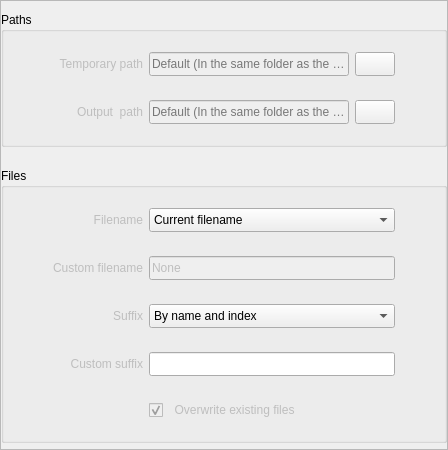
              <widget class="QWidget" name="tab_1">
               <attribute name="title">
                <string>General</string>
               </attribute>
               <layout class="QGridLayout" name="gridLayout">
                <property name="leftMargin">
                 <number>0</number>
                </property>
                <property name="topMargin">
                 <number>0</number>
                </property>
                <property name="rightMargin">
                 <number>0</number>
                </property>
                <property name="bottomMargin">
                 <number>0</number>
                </property>
                <property name="spacing">
                 <number>0</number>
                </property>
                <item row="0" column="0">
                 <widget class="QFrame" name="frameAltTab_1">
                  <property name="frameShape">
                   <enum>QFrame::Shape::StyledPanel</enum>
                  </property>
                  <property name="frameShadow">
                   <enum>QFrame::Shadow::Raised</enum>
                  </property>
                  <layout class="QGridLayout" name="gridLayout_9">
                   <property name="leftMargin">
                    <number>0</number>
                   </property>
                   <property name="topMargin">
                    <number>11</number>
                   </property>
                   <property name="rightMargin">
                    <number>0</number>
                   </property>
                   <property name="bottomMargin">
                    <number>0</number>
                   </property>
                   <property name="verticalSpacing">
                    <number>3</number>
                   </property>
                   <item row="3" column="0">
                    <widget class="QGroupBox" name="groupBoxSettings_2">
                     <property name="title">
                      <string>Files</string>
                     </property>
                     <layout class="QGridLayout" name="gridLayout_15">
                      <property name="topMargin">
                       <number>20</number>
                      </property>
                      <property name="bottomMargin">
                       <number>20</number>
                      </property>
                      <item row="0" column="0">
                       <layout class="QGridLayout" name="gridLayout_14">
                        <property name="leftMargin">
                         <number>0</number>
                        </property>
                        <property name="rightMargin">
                         <number>0</number>
                        </property>
                        <item row="8" column="3">
                         <widget class="QLineEdit" name="lineEditSuffix">
                          <property name="minimumSize">
                           <size>
                            <width>246</width>
                            <height>24</height>
                           </size>
                          </property>
                          <property name="maximumSize">
                           <size>
                            <width>246</width>
                            <height>30</height>
                           </size>
                          </property>
                         </widget>
                        </item>
                        <item row="6" column="1" colspan="2">
                         <widget class="QLabel" name="label_suffixType">
                          <property name="enabled">
                           <bool>false</bool>
                          </property>
                          <property name="text">
                           <string>  Suffix</string>
                          </property>
                          <property name="alignment">
                           <set>Qt::AlignmentFlag::AlignRight|Qt::AlignmentFlag::AlignTrailing|Qt::AlignmentFlag::AlignVCenter</set>
                          </property>
                         </widget>
                        </item>
                        <item row="2" column="3">
                         <widget class="QComboBox" name="comboBoxPrefixType">
                          <property name="minimumSize">
                           <size>
                            <width>246</width>
                            <height>24</height>
                           </size>
                          </property>
                          <property name="maximumSize">
                           <size>
                            <width>246</width>
                            <height>30</height>
                           </size>
                          </property>
                          <item>
                           <property name="text">
                            <string>Current filename</string>
                           </property>
                          </item>
                          <item>
                           <property name="text">
                            <string>Custom filename</string>
                           </property>
                          </item>
                         </widget>
                        </item>
                        <item row="2" column="1" colspan="2">
                         <widget class="QLabel" name="label_prefixType">
                          <property name="enabled">
                           <bool>false</bool>
                          </property>
                          <property name="text">
                           <string>  Filename</string>
                          </property>
                          <property name="alignment">
                           <set>Qt::AlignmentFlag::AlignRight|Qt::AlignmentFlag::AlignTrailing|Qt::AlignmentFlag::AlignVCenter</set>
                          </property>
                         </widget>
                        </item>
                        <item row="5" column="2">
                         <spacer name="verticalSpacer_2">
                          <property name="orientation">
                           <enum>Qt::Orientation::Vertical</enum>
                          </property>
                          <property name="sizeType">
                           <enum>QSizePolicy::Policy::Fixed</enum>
                          </property>
                          <property name="sizeHint" stdset="0">
                           <size>
                            <width>20</width>
                            <height>18</height>
                           </size>
                          </property>
                         </spacer>
                        </item>
                        <item row="2" column="4">
                         <spacer name="horizontalSpacer_5">
                          <property name="orientation">
                           <enum>Qt::Orientation::Horizontal</enum>
                          </property>
                          <property name="sizeHint" stdset="0">
                           <size>
                            <width>40</width>
                            <height>20</height>
                           </size>
                          </property>
                         </spacer>
                        </item>
                        <item row="4" column="1" colspan="2">
                         <widget class="QLabel" name="label_editPrefix">
                          <property name="enabled">
                           <bool>false</bool>
                          </property>
                          <property name="text">
                           <string>Custom filename</string>
                          </property>
                          <property name="alignment">
                           <set>Qt::AlignmentFlag::AlignRight|Qt::AlignmentFlag::AlignTrailing|Qt::AlignmentFlag::AlignVCenter</set>
                          </property>
                         </widget>
                        </item>
                        <item row="8" column="1" colspan="2">
                         <widget class="QLabel" name="label_editSuffix">
                          <property name="enabled">
                           <bool>false</bool>
                          </property>
                          <property name="text">
                           <string>Custom suffix</string>
                          </property>
                          <property name="alignment">
                           <set>Qt::AlignmentFlag::AlignRight|Qt::AlignmentFlag::AlignTrailing|Qt::AlignmentFlag::AlignVCenter</set>
                          </property>
                         </widget>
                        </item>
                        <item row="10" column="3">
                         <widget class="QCheckBox" name="checkBox_overwrite">
                          <property name="enabled">
                           <bool>false</bool>
                          </property>
                          <property name="sizePolicy">
                           <sizepolicy hsizetype="Expanding" vsizetype="Fixed">
                            <horstretch>0</horstretch>
                            <verstretch>0</verstretch>
                           </sizepolicy>
                          </property>
                          <property name="minimumSize">
                           <size>
                            <width>246</width>
                            <height>0</height>
                           </size>
                          </property>
                          <property name="maximumSize">
                           <size>
                            <width>246</width>
                            <height>16777215</height>
                           </size>
                          </property>
                          <property name="styleSheet">
                           <string notr="true"/>
                          </property>
                          <property name="locale">
                           <locale language="English" country="UnitedStates"/>
                          </property>
                          <property name="text">
                           <string>  Overwrite existing files</string>
                          </property>
                          <property name="checked">
                           <bool>true</bool>
                          </property>
                          <property name="tristate">
                           <bool>false</bool>
                          </property>
                         </widget>
                        </item>
                        <item row="4" column="3">
                         <widget class="QLineEdit" name="lineEditPrefix">
                          <property name="enabled">
                           <bool>false</bool>
                          </property>
                          <property name="minimumSize">
                           <size>
                            <width>246</width>
                            <height>24</height>
                           </size>
                          </property>
                          <property name="maximumSize">
                           <size>
                            <width>246</width>
                            <height>30</height>
                           </size>
                          </property>
                          <property name="text">
                           <string>None</string>
                          </property>
                         </widget>
                        </item>
                        <item row="6" column="3">
                         <widget class="QComboBox" name="comboBoxSuffixType">
                          <property name="minimumSize">
                           <size>
                            <width>246</width>
                            <height>24</height>
                           </size>
                          </property>
                          <property name="maximumSize">
                           <size>
                            <width>246</width>
                            <height>30</height>
                           </size>
                          </property>
                          <property name="editable">
                           <bool>false</bool>
                          </property>
                          <item>
                           <property name="text">
                            <string>By name and index</string>
                           </property>
                          </item>
                          <item>
                           <property name="text">
                            <string>By time and date</string>
                           </property>
                          </item>
                         </widget>
                        </item>
                        <item row="3" column="2">
                         <spacer name="verticalSpacer_12">
                          <property name="orientation">
                           <enum>Qt::Orientation::Vertical</enum>
                          </property>
                          <property name="sizeType">
                           <enum>QSizePolicy::Policy::Fixed</enum>
                          </property>
                          <property name="sizeHint" stdset="0">
                           <size>
                            <width>20</width>
                            <height>18</height>
                           </size>
                          </property>
                         </spacer>
                        </item>
                        <item row="7" column="2">
                         <spacer name="verticalSpacer_3">
                          <property name="orientation">
                           <enum>Qt::Orientation::Vertical</enum>
                          </property>
                          <property name="sizeType">
                           <enum>QSizePolicy::Policy::Fixed</enum>
                          </property>
                          <property name="sizeHint" stdset="0">
                           <size>
                            <width>20</width>
                            <height>18</height>
                           </size>
                          </property>
                         </spacer>
                        </item>
                        <item row="9" column="2">
                         <spacer name="verticalSpacer">
                          <property name="orientation">
                           <enum>Qt::Orientation::Vertical</enum>
                          </property>
                          <property name="sizeType">
                           <enum>QSizePolicy::Policy::Fixed</enum>
                          </property>
                          <property name="sizeHint" stdset="0">
                           <size>
                            <width>20</width>
                            <height>18</height>
                           </size>
                          </property>
                         </spacer>
                        </item>
                        <item row="2" column="0">
                         <spacer name="horizontalSpacer_7">
                          <property name="orientation">
                           <enum>Qt::Orientation::Horizontal</enum>
                          </property>
                          <property name="sizeHint" stdset="0">
                           <size>
                            <width>40</width>
                            <height>20</height>
                           </size>
                          </property>
                         </spacer>
                        </item>
                       </layout>
                      </item>
                     </layout>
                    </widget>
                   </item>
                   <item row="4" column="0">
                    <spacer name="verticalSpacer_10">
                     <property name="orientation">
                      <enum>Qt::Orientation::Vertical</enum>
                     </property>
                     <property name="sizeType">
                      <enum>QSizePolicy::Policy::Expanding</enum>
                     </property>
                     <property name="sizeHint" stdset="0">
                      <size>
                       <width>20</width>
                       <height>6</height>
                      </size>
                     </property>
                    </spacer>
                   </item>
                   <item row="2" column="0">
                    <spacer name="verticalSpacer_11">
                     <property name="orientation">
                      <enum>Qt::Orientation::Vertical</enum>
                     </property>
                     <property name="sizeType">
                      <enum>QSizePolicy::Policy::Fixed</enum>
                     </property>
                     <property name="sizeHint" stdset="0">
                      <size>
                       <width>20</width>
                       <height>18</height>
                      </size>
                     </property>
                    </spacer>
                   </item>
                   <item row="1" column="0">
                    <widget class="QGroupBox" name="groupBoxSettings_1">
                     <property name="title">
                      <string>Paths</string>
                     </property>
                     <layout class="QGridLayout" name="gridLayout_6">
                      <property name="topMargin">
                       <number>20</number>
                      </property>
                      <property name="bottomMargin">
                       <number>20</number>
                      </property>
                      <item row="0" column="0">
                       <layout class="QGridLayout" name="gridLayout_13">
                        <property name="leftMargin">
                         <number>0</number>
                        </property>
                        <property name="topMargin">
                         <number>0</number>
                        </property>
                        <property name="rightMargin">
                         <number>0</number>
                        </property>
                        <item row="0" column="4">
                         <spacer name="horizontalSpacer_3">
                          <property name="orientation">
                           <enum>Qt::Orientation::Horizontal</enum>
                          </property>
                          <property name="sizeHint" stdset="0">
                           <size>
                            <width>40</width>
                            <height>20</height>
                           </size>
                          </property>
                         </spacer>
                        </item>
                        <item row="2" column="2">
                         <widget class="QLineEdit" name="lineEdit_outPath">
                          <property name="enabled">
                           <bool>false</bool>
                          </property>
                          <property name="minimumSize">
                           <size>
                            <width>0</width>
                            <height>24</height>
                           </size>
                          </property>
                          <property name="maximumSize">
                           <size>
                            <width>200</width>
                            <height>40</height>
                           </size>
                          </property>
                          <property name="styleSheet">
                           <string notr="true"/>
                          </property>
                          <property name="text">
                           <string/>
                          </property>
                          <property name="placeholderText">
                           <string>Default (In the same folder as the file)</string>
                          </property>
                         </widget>
                        </item>
                        <item row="1" column="1">
                         <spacer name="verticalSpacer_4">
                          <property name="orientation">
                           <enum>Qt::Orientation::Vertical</enum>
                          </property>
                          <property name="sizeType">
                           <enum>QSizePolicy::Policy::Fixed</enum>
                          </property>
                          <property name="sizeHint" stdset="0">
                           <size>
                            <width>20</width>
                            <height>18</height>
                           </size>
                          </property>
                         </spacer>
                        </item>
                        <item row="0" column="1">
                         <widget class="QLabel" name="label_tempPath">
                          <property name="enabled">
                           <bool>false</bool>
                          </property>
                          <property name="minimumSize">
                           <size>
                            <width>0</width>
                            <height>0</height>
                           </size>
                          </property>
                          <property name="text">
                           <string>  Temporary path</string>
                          </property>
                          <property name="alignment">
                           <set>Qt::AlignmentFlag::AlignRight|Qt::AlignmentFlag::AlignTrailing|Qt::AlignmentFlag::AlignVCenter</set>
                          </property>
                         </widget>
                        </item>
                        <item row="2" column="1">
                         <widget class="QLabel" name="label_outPath">
                          <property name="enabled">
                           <bool>false</bool>
                          </property>
                          <property name="text">
                           <string>  Output  path</string>
                          </property>
                          <property name="alignment">
                           <set>Qt::AlignmentFlag::AlignRight|Qt::AlignmentFlag::AlignTrailing|Qt::AlignmentFlag::AlignVCenter</set>
                          </property>
                         </widget>
                        </item>
                        <item row="0" column="3">
                         <widget class="QPushButton" name="buttonTempPath">
                          <property name="enabled">
                           <bool>true</bool>
                          </property>
                          <property name="sizePolicy">
                           <sizepolicy hsizetype="Fixed" vsizetype="Fixed">
                            <horstretch>0</horstretch>
                            <verstretch>0</verstretch>
                           </sizepolicy>
                          </property>
                          <property name="minimumSize">
                           <size>
                            <width>40</width>
                            <height>24</height>
                           </size>
                          </property>
                          <property name="maximumSize">
                           <size>
                            <width>40</width>
                            <height>30</height>
                           </size>
                          </property>
                          <property name="font">
                           <font>
                            <pointsize>9</pointsize>
                           </font>
                          </property>
                          <property name="toolTip">
                           <string>Select temp folder</string>
                          </property>
                          <property name="text">
                           <string/>
                          </property>
                         </widget>
                        </item>
                        <item row="0" column="2">
                         <widget class="QLineEdit" name="lineEdit_tempPath">
                          <property name="enabled">
                           <bool>false</bool>
                          </property>
                          <property name="minimumSize">
                           <size>
                            <width>200</width>
                            <height>24</height>
                           </size>
                          </property>
                          <property name="maximumSize">
                           <size>
                            <width>200</width>
                            <height>30</height>
                           </size>
                          </property>
                          <property name="styleSheet">
                           <string notr="true"/>
                          </property>
                          <property name="text">
                           <string/>
                          </property>
                          <property name="placeholderText">
                           <string>Default (In the same folder as the file)</string>
                          </property>
                         </widget>
                        </item>
                        <item row="2" column="3">
                         <widget class="QPushButton" name="buttonOutputPath">
                          <property name="enabled">
                           <bool>true</bool>
                          </property>
                          <property name="sizePolicy">
                           <sizepolicy hsizetype="Fixed" vsizetype="Fixed">
                            <horstretch>0</horstretch>
                            <verstretch>0</verstretch>
                           </sizepolicy>
                          </property>
                          <property name="minimumSize">
                           <size>
                            <width>40</width>
                            <height>24</height>
                           </size>
                          </property>
                          <property name="maximumSize">
                           <size>
                            <width>40</width>
                            <height>30</height>
                           </size>
                          </property>
                          <property name="font">
                           <font>
                            <pointsize>9</pointsize>
                           </font>
                          </property>
                          <property name="toolTip">
                           <string>Select output folder</string>
                          </property>
                          <property name="text">
                           <string/>
                          </property>
                         </widget>
                        </item>
                        <item row="0" column="0">
                         <spacer name="horizontalSpacer_8">
                          <property name="orientation">
                           <enum>Qt::Orientation::Horizontal</enum>
                          </property>
                          <property name="sizeHint" stdset="0">
                           <size>
                            <width>40</width>
                            <height>20</height>
                           </size>
                          </property>
                         </spacer>
                        </item>
                       </layout>
                      </item>
                     </layout>
                    </widget>
                   </item>
                  </layout>
                 </widget>
                </item>
               </layout>
              </widget>
